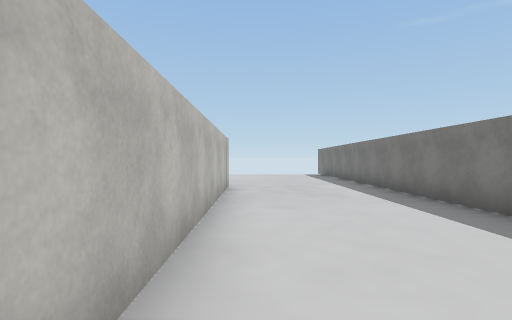
view 1 (above)

24 first-person views from a walk through a scene from a Unity 3-D project. The camera is 1.5 m above the floor, looks level and sees 80° across. The floor is counted in squares, 2 m on a side. Each view is taken from the middle of a square. On the plan, view 1 faces up. The plan holds only what a view shows up to about 10 squares ahead; the rest is blank. The place goes on beyond the plan. The player is left out. Some surface patterns are stand-ins.

view 2
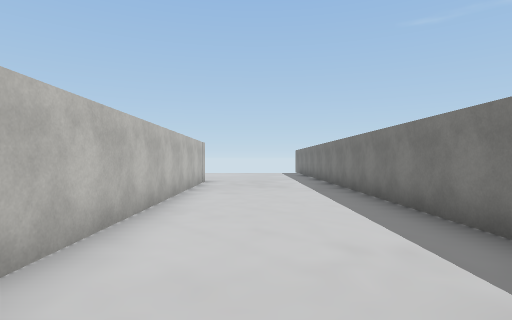

view 3
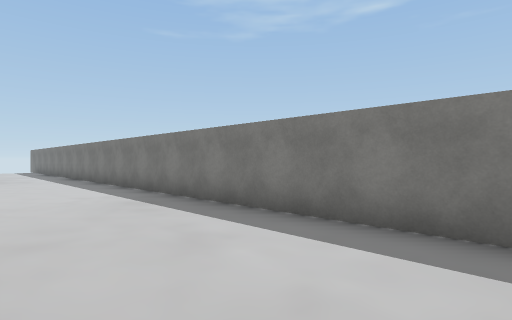

view 4
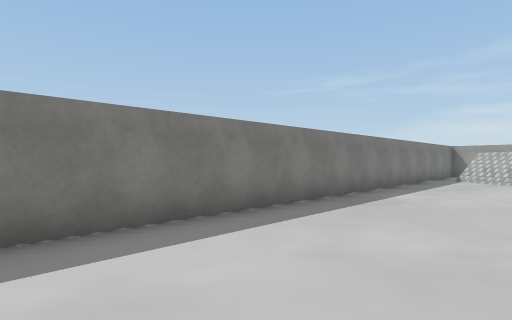

view 5
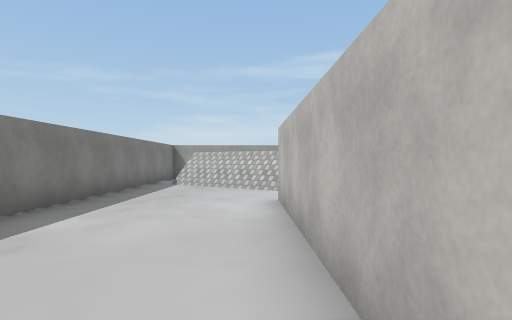

view 6
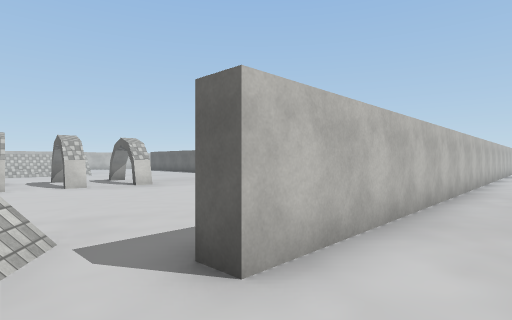

view 7
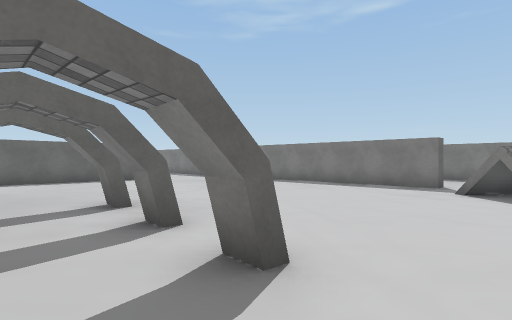

view 8
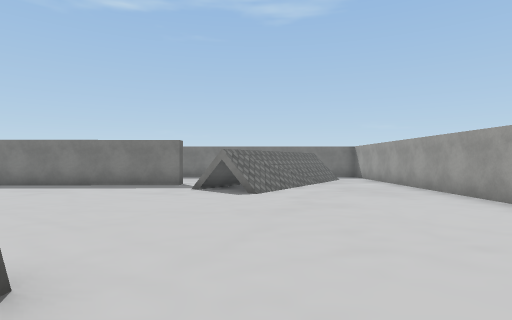

view 9
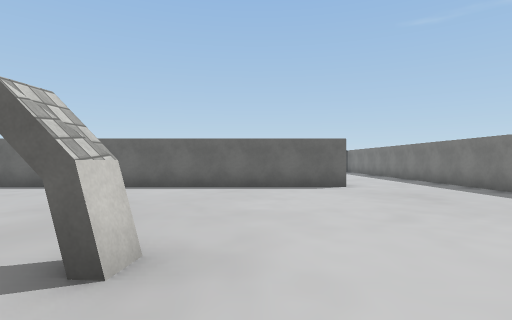

view 10
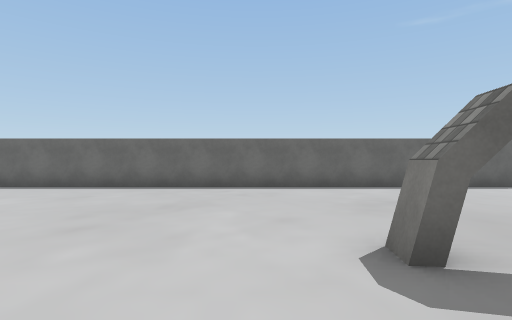

view 11
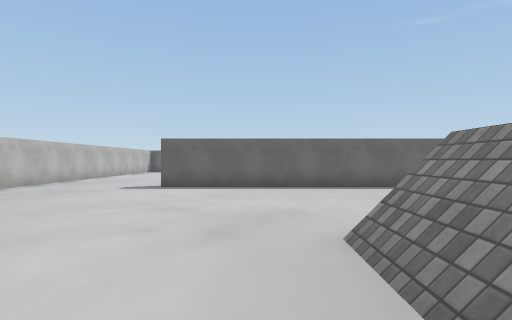

view 12
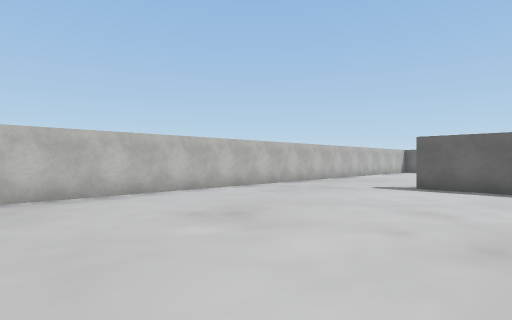

view 13
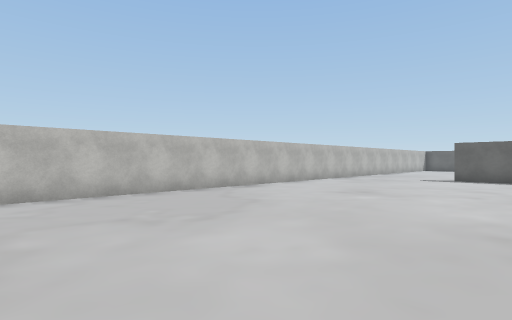

view 14
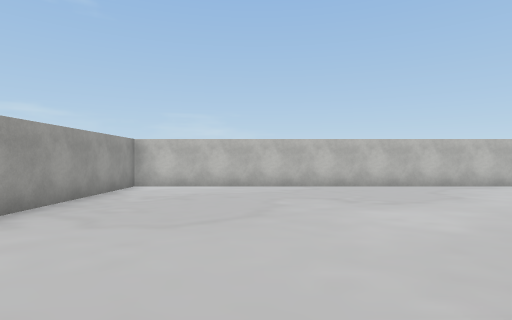

view 15
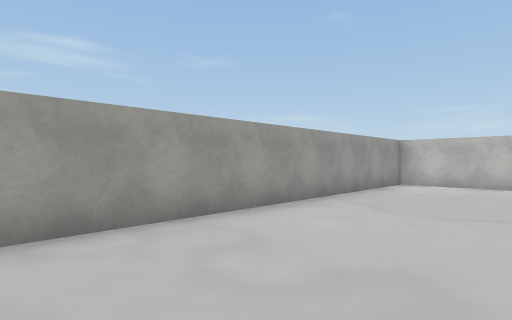

view 16
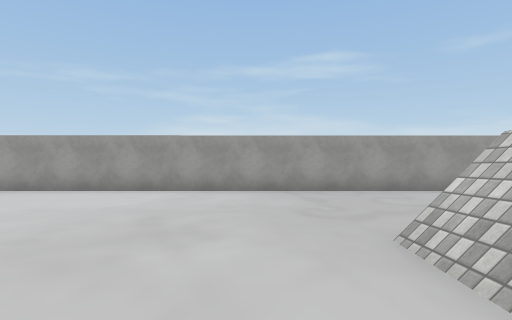

view 17
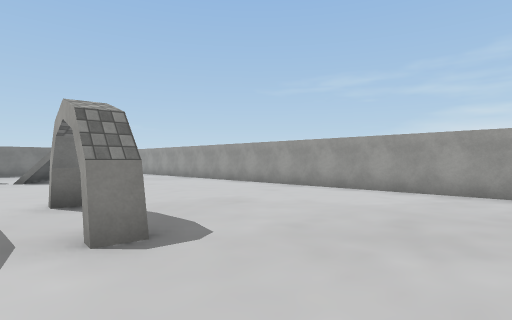

view 18
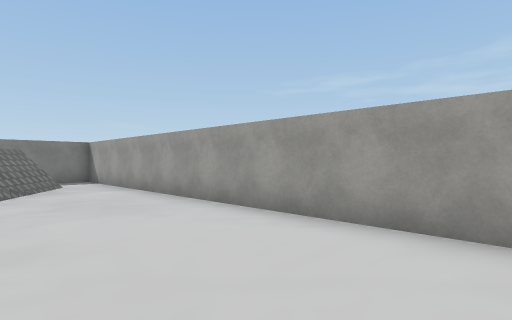

view 19
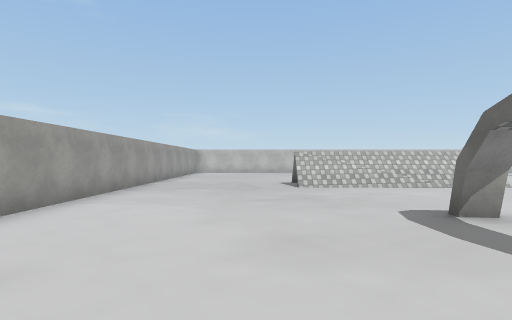

view 20
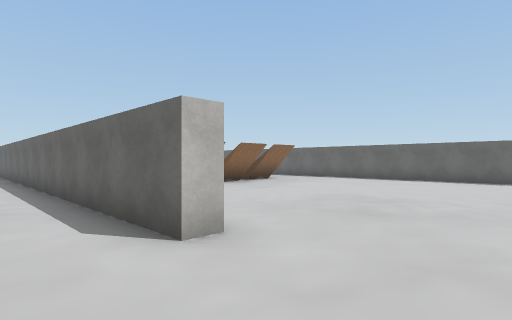

view 21
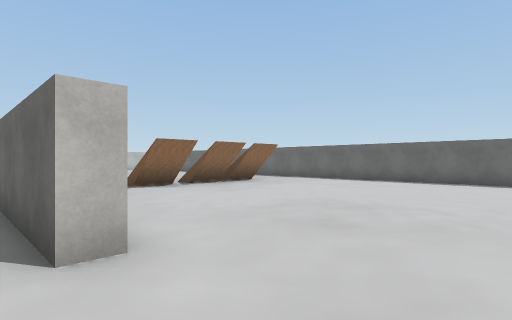

view 22
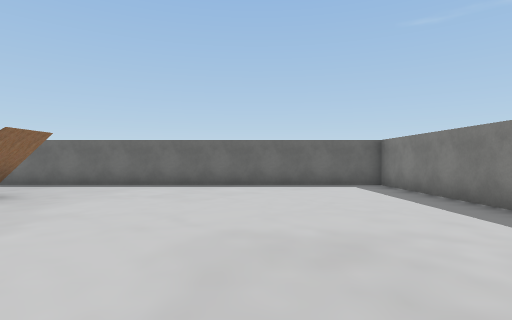

view 23
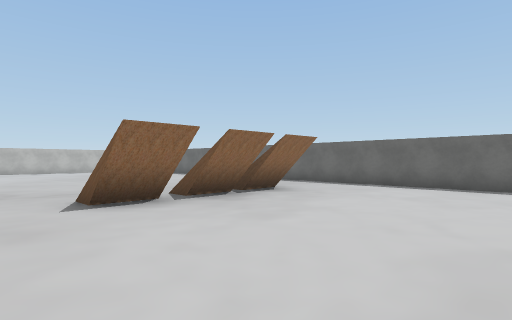

view 24
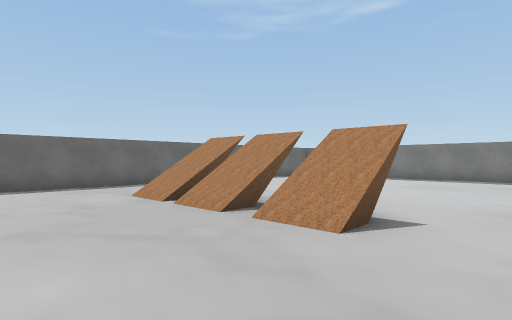

### Floor plan
Key: @ floor where view 1 was taken; # wall or solid block; . floor; / step, stairs or slope; = window, fence, low wall or low ledge.
Columns run from 25 left of view 1 to 4 right of it. Each row starts with its distance up from view 1.
 10                         .....#
  9                         .....#
  8             =############....#
  7             ............#....#
  6             ............#....#
  5             ..//........#....#
  4            .../#........#....#
  3            ...//........#....#
  2          .....//#.......#....#
  1         ......//=.......#....#
  0         ................#@...#
 -1 #....      . ...........#....#
 -2 #....################...#....#
 -3 #.......................#....#
 -4 #.......................#....#
 -5 #.......................#....#
 -6 #.......................#....#
 -7 #.......................#....#
 -8 #.......///.............#....#
 -9 #.......///......#......#....#
-10 #.......//..............#....#
-11 #....... /.......#......#....#
-12 #....... /....#.#............#
-13 #....... /.............//....#
-14 #.......//............////...#
-15 #....................../////.#
-16 #........................///.#
-17 #........................./  #
-18 #............................#
-19 ##############################

Where each view was taken, in squares from view 1:
view 1: 0 up, 0 right, facing up
view 2: 2 down, 1 right, facing up
view 3: 6 down, 0 right, facing up-right
view 4: 3 down, 0 right, facing down-right
view 5: 6 down, 0 right, facing down
view 6: 13 down, 1 right, facing up-left
view 7: 14 down, 10 left, facing up-right
view 8: 14 down, 10 left, facing right
view 9: 11 down, 7 left, facing up
view 10: 11 down, 12 left, facing up
view 11: 11 down, 18 left, facing up
view 12: 11 down, 18 left, facing up-left
view 13: 15 down, 18 left, facing up-left
view 14: 15 down, 16 left, facing left
view 15: 15 down, 15 left, facing down-left
view 16: 11 down, 14 left, facing down
view 17: 11 down, 14 left, facing down-right
view 18: 15 down, 8 left, facing down-right
view 19: 15 down, 7 left, facing left
view 20: 4 down, 2 left, facing up-left
view 21: 3 down, 2 left, facing up-left
view 22: 1 down, 5 left, facing up
view 23: 1 down, 5 left, facing up-left
view 24: 1 down, 14 left, facing up-right
